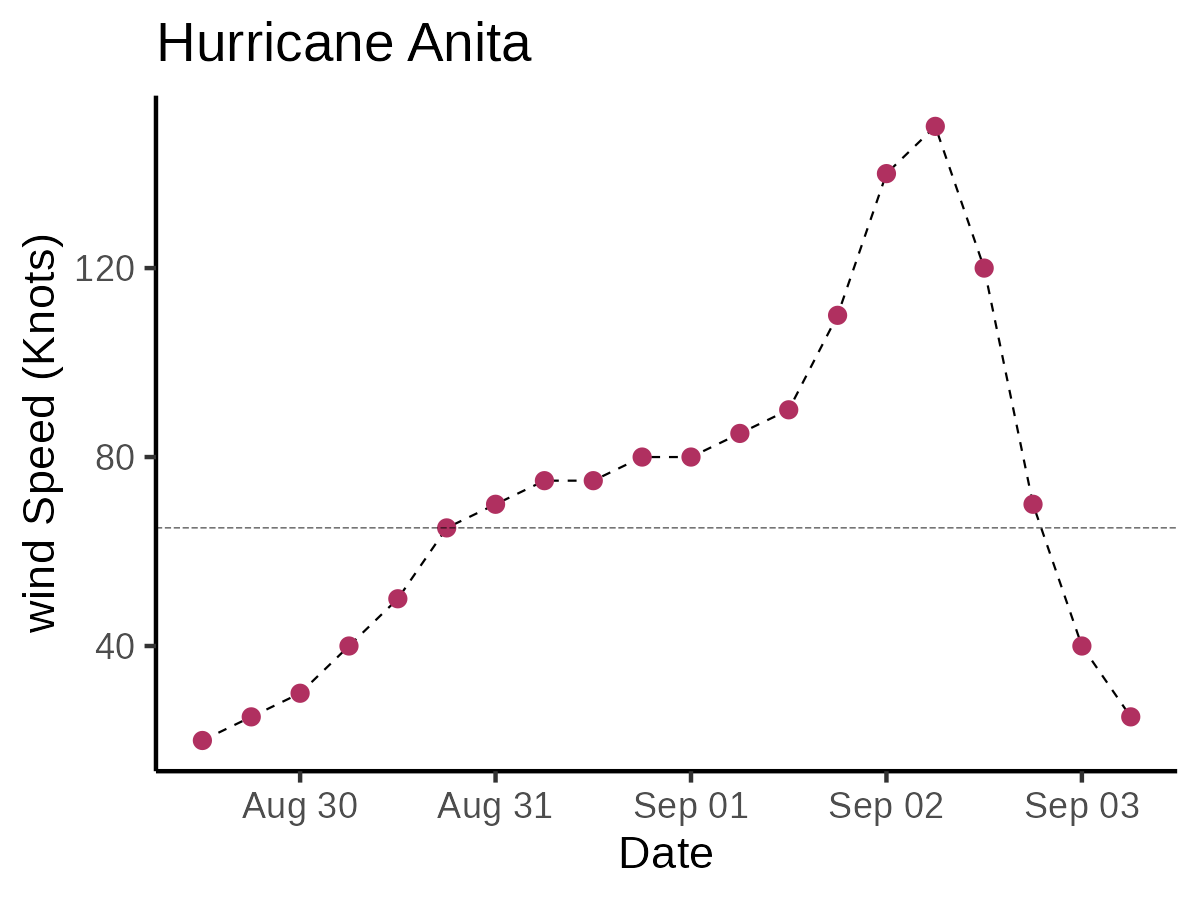

Here is the R script that generated this plot:
library(tidyverse)
load("anita.RData")

p <- ggplot(anita, aes(x = timestamp, y = wind)) +
  geom_path(
    linetype = 2,
    linewidth = .25
  ) + # could use geom_line() for same result in this case
  # of the line
  geom_point(
    color = "maroon"
  ) +
  # Create a horizontal line
  geom_hline(
    linetype = 5,
    linewidth = .10,
    yintercept = 65
  ) +
  labs(
    x = "Date",
    y = "wind Speed (Knots)",
    title = "Hurricane Anita"
  ) +
  theme_classic()
  
ggsave("anita.png", plot = p, width = 1200, height = 900, units = "px")

# NOTE: Order of the geometery does matter, they behave like transparency
# slides

# linetype()
# linewidth()